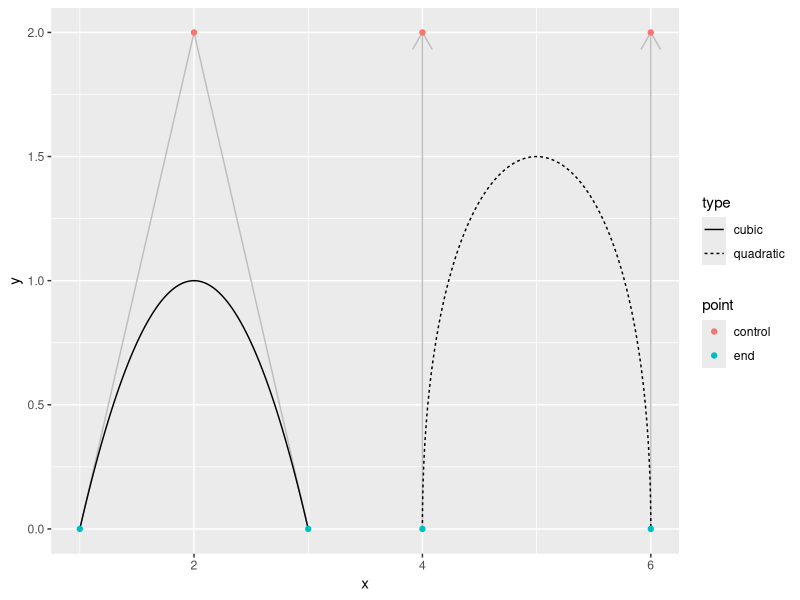
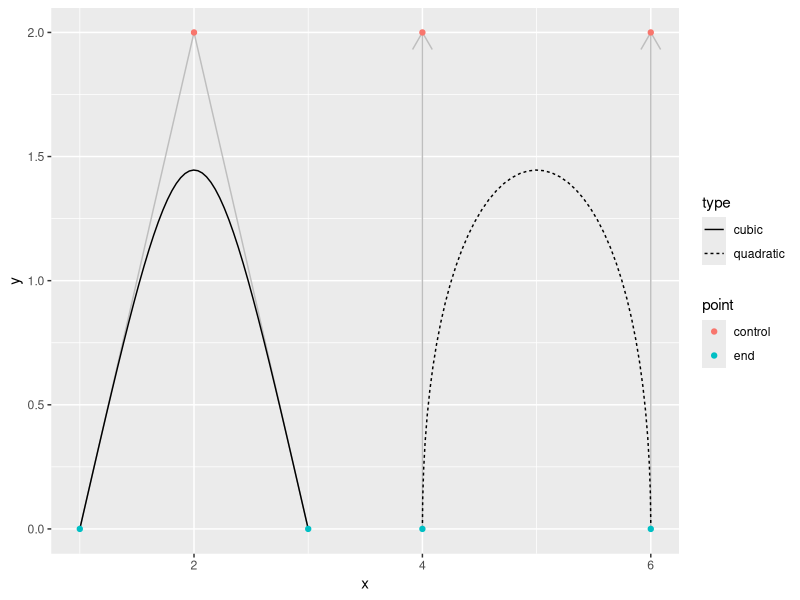
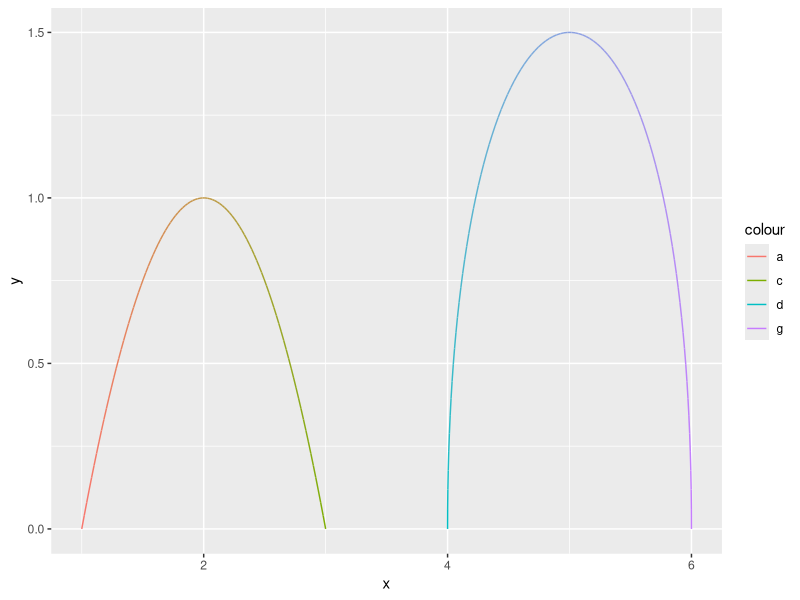

Generate these figures, in order, with R:
library(ggforce)


### Name: geom_bezier
### Title: Create quadratic or cubic bezier curves
### Aliases: geom_bezier stat_bezier stat_bezier2 geom_bezier2 stat_bezier0
###   geom_bezier0

### ** Examples

beziers <- data.frame(
  x = c(1, 2, 3, 4, 4, 6, 6),
  y = c(0, 2, 0, 0, 2, 2, 0),
  type = rep(c('cubic', 'quadratic'), c(3, 4)),
  point = c('end', 'control', 'end', 'end', 'control', 'control', 'end'),
  colour = letters[1:7]
)
help_lines <- data.frame(
  x = c(1, 3, 4, 6),
  xend = c(2, 2, 4, 6),
  y = 0,
  yend = 2
)

# See how control points affect the bezier
ggplot() +
  geom_segment(aes(x = x, xend = xend, y = y, yend = yend),
               data = help_lines,
               arrow = arrow(length = unit(c(0, 0, 0.5, 0.5), 'cm')),
               colour = 'grey') +
  geom_bezier(aes(x = x, y = y, group = type, linetype = type),
              data = beziers) +
  geom_point(aes(x = x, y = y, colour = point),
             data = beziers)

# geom_bezier0 is less exact
ggplot() +
  geom_segment(aes(x = x, xend = xend, y = y, yend = yend),
               data = help_lines,
               arrow = arrow(length = unit(c(0, 0, 0.5, 0.5), 'cm')),
               colour = 'grey') +
  geom_bezier0(aes(x = x, y = y, group = type, linetype = type),
               data = beziers) +
  geom_point(aes(x = x, y = y, colour = point),
             data = beziers)

# Use geom_bezier2 to interpolate between endpoint aesthetics
ggplot(beziers) +
  geom_bezier2(aes(x = x, y = y, group = type, colour = colour))
